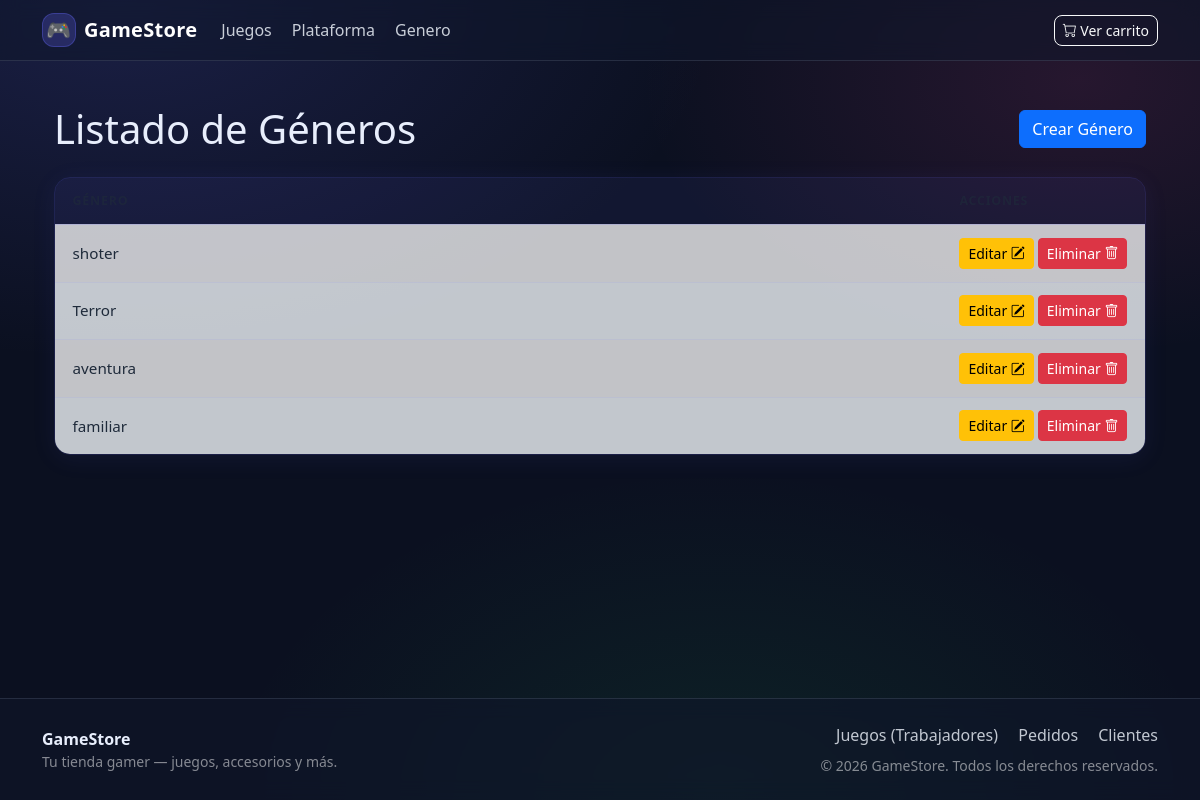
Screenshot of /genero-juego/ with the database file from the repository.
### apps/tienda/models.py (models this page shows, shortened)
class GeneroJuego(models.Model):
    id_genero = models.AutoField(primary_key=True)
    nombre_genero = models.CharField(max_length=50)

### apps/tienda/views.py (the view)
# urls.py: path('genero-juego/', views.listado_genero_juego, name='listado_generos_juego'),
def listado_genero_juego(request):
    genero_juegos = GeneroJuego.objects.all()
    return render(request, 'genero_juego/listado_genero_juego.html', {'genero_juegos': genero_juegos})

### templates/genero_juego/listado_genero_juego.html (shortened to what this page needs)
{% extends 'base.html' %}
{% load static %}
{% block head %}
{% load static %}
<link rel="stylesheet" href="{% static 'css/forms.css' %}">
{% endblock %}
{% block content %}
<div class="container py-4">
    <div class="d-flex justify-content-between align-items-center mb-4">
        <h1 class="mb-0">Listado de Géneros</h1>
        <a href="{% url 'crear_genero_juego' %}" class="btn btn-primary">
            Crear Género
        </a>
    </div>
    {% if genero_juegos %}
        <div class="table-glass-wrapper">
            <table class="table-glass">
                <thead>
                    <tr>
                        <th scope="col">Género</th>
                        <th scope="col" class="col-acciones">Acciones</th>
                    </tr>
                </thead>
                <tbody>
                    {% for genero in genero_juegos %}
                    <tr>
                        <td>{{ genero.nombre_genero }}</td>
                        <td class="col-acciones">
                            <a href="{% url 'editar_genero_juego' genero.id_genero %}"
                               class="btn btn-sm btn-warning">
                                Editar <i class="bi bi-pencil-square"></i>
                            </a>
                            <a href="{% url 'eliminar_genero_juego' genero.id_genero %}"
                               class="btn btn-sm btn-danger"
                               onclick="return confirm('¿Estás seguro de que deseas eliminar este género?');">
                                Eliminar <i class="bi bi-trash"></i>
                            </a>
                        </td>
                    </tr>
                    {% endfor %}
                </tbody>
            </table>
        </div>
    {% else %}
        <div class="text-center py-3 px-4 rounded-3"
             style="background: rgba(99,102,241,0.10); border: 1px solid rgba(99,102,241,0.25); color: rgba(226,232,240,0.70);">
            No hay géneros registrados.
        </div>
    {% endif %}
</div>
{% endblock %}

### static/css/base.css (style rules this page uses)
html, body { height: 100%; }
body { min-height: 100vh; display: flex; flex-direction: column; background: radial-gradient(1000px 600px at 10% 0%, rgba(99, 102, 241, 0.18), transparent 60%), radial-gradient(800px 500px at 90% 10%, rgba(236, 72, 153, 0.12), transparent 55%), radial-gradient(900px 600px at 60% 100%, rgba(34, 197, 94, 0.10), transparent 55%), #0b1020; color: #e8eefc; }

### static/css/forms.css (style rules this page uses)
.table-glass-wrapper { border-radius: 1rem; overflow: hidden; border: 1px solid rgba(148, 163, 184, 0.14); box-shadow: 0 8px 32px rgba(0, 0, 0, 0.25); }
.table-glass { width: 100%; border-collapse: collapse; margin: 0; font-size: 0.95rem; color: #e8eefc; background: transparent; }
.table-glass thead tr { background: rgba(99, 102, 241, 0.12); border-bottom: 1px solid rgba(99, 102, 241, 0.25); }
.table-glass thead th { padding: 0.85rem 1.1rem; font-size: 0.78rem; font-weight: 700; letter-spacing: 0.06em; text-transform: uppercase; color: rgba(148, 163, 184, 0.90); border: none; white-space: nowrap; }
.table-glass tbody tr { background: rgba(15, 23, 42, 0.30); border-bottom: 1px solid rgba(148, 163, 184, 0.08); transition: background 0.18s ease; }
.table-glass tbody tr:nth-child(even) { background: rgba(15, 23, 42, 0.50); }
.table-glass tbody tr:last-child { border-bottom: none; }
.table-glass tbody td { padding: 0.8rem 1.1rem; vertical-align: middle; border: none; color: rgba(226, 232, 240, 0.88); }
.table-glass .col-acciones { white-space: nowrap; width: 1%; }
@media (prefers-color-scheme: light) { .table-glass-wrapper { border-color: rgba(99, 102, 241, 0.18); box-shadow: 0 4px 24px rgba(99, 102, 241, 0.08); } }
@media (prefers-color-scheme: light) { .table-glass thead tr { background: rgba(99, 102, 241, 0.08); border-bottom-color: rgba(99, 102, 241, 0.20); } }
@media (prefers-color-scheme: light) { .table-glass thead th { color: rgba(30, 42, 58, 0.65); } }
@media (prefers-color-scheme: light) { .table-glass tbody tr { background: rgba(255, 255, 255, 0.75); border-bottom-color: rgba(99, 102, 241, 0.08); } }
@media (prefers-color-scheme: light) { .table-glass tbody tr:nth-child(even) { background: rgba(241, 245, 249, 0.80); } }
@media (prefers-color-scheme: light) { .table-glass tbody td { color: #1e2a3a; } }

### rows the page displays
GeneroJuego: nombre_genero "shoter"
GeneroJuego: nombre_genero "Terror"
GeneroJuego: nombre_genero "aventura"
GeneroJuego: nombre_genero "familiar"
